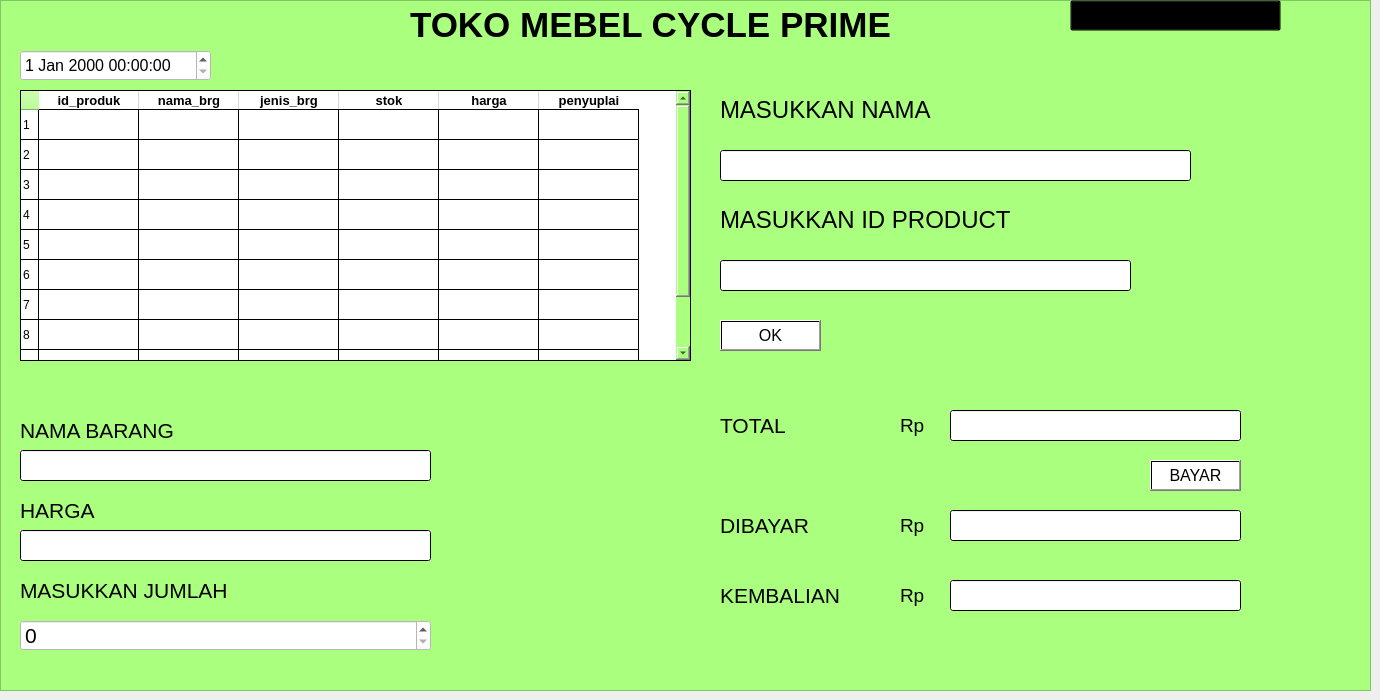
   <widget class="QWidget" name="tab">
    <attribute name="title">
     <string>PEMBELIAN</string>
    </attribute>
    <widget class="QFrame" name="frame">
     <property name="geometry">
      <rect>
       <x>0</x>
       <y>0</y>
       <width>1371</width>
       <height>691</height>
      </rect>
     </property>
     <property name="styleSheet">
      <string notr="true">background-color: rgb(170, 255, 127);</string>
     </property>
     <property name="frameShape">
      <enum>QFrame::StyledPanel</enum>
     </property>
     <property name="frameShadow">
      <enum>QFrame::Raised</enum>
     </property>
     <widget class="QDateTimeEdit" name="dtNOW">
      <property name="geometry">
       <rect>
        <x>20</x>
        <y>50</y>
        <width>191</width>
        <height>31</height>
       </rect>
      </property>
      <property name="font">
       <font>
        <pointsize>12</pointsize>
       </font>
      </property>
      <property name="styleSheet">
       <string notr="true">background-color: rgb(255, 255, 255);</string>
      </property>
     </widget>
     <widget class="QSpinBox" name="sbJumlah">
      <property name="geometry">
       <rect>
        <x>20</x>
        <y>620</y>
        <width>411</width>
        <height>31</height>
       </rect>
      </property>
      <property name="font">
       <font>
        <pointsize>16</pointsize>
       </font>
      </property>
      <property name="styleSheet">
       <string notr="true">background-color: rgb(255, 255, 255);</string>
      </property>
     </widget>
     <widget class="QPushButton" name="pbOK">
      <property name="geometry">
       <rect>
        <x>720</x>
        <y>320</y>
        <width>101</width>
        <height>31</height>
       </rect>
      </property>
      <property name="font">
       <font>
        <pointsize>12</pointsize>
        <weight>50</weight>
        <bold>false</bold>
       </font>
      </property>
      <property name="styleSheet">
       <string notr="true">background-color: qlineargradient(spread:pad, x1:0, y1:0, x2:1, y2:0, stop:0 rgba(255, 255, 255, 255), stop:1 rgba(255, 255, 255, 255));</string>
      </property>
      <property name="text">
       <string>OK</string>
      </property>
     </widget>
     <widget class="QLineEdit" name="id_trans">
      <property name="geometry">
       <rect>
        <x>720</x>
        <y>260</y>
        <width>411</width>
        <height>31</height>
       </rect>
      </property>
      <property name="font">
       <font>
        <family>Times New Roman</family>
        <pointsize>18</pointsize>
        <weight>9</weight>
        <italic>false</italic>
        <bold>false</bold>
       </font>
      </property>
      <property name="toolTip">
       <string>&lt;html&gt;&lt;head/&gt;&lt;body&gt;&lt;p&gt;&lt;br/&gt;&lt;/p&gt;&lt;/body&gt;&lt;/html&gt;</string>
      </property>
      <property name="styleSheet">
       <string notr="true">font: 75 18pt &quot;Times New Roman&quot;;
background-color: qlineargradient(spread:pad, x1:0, y1:0, x2:1, y2:0, stop:0 rgba(255, 255, 255, 255), stop:1 rgba(255, 255, 255, 255));</string>
      </property>
      <property name="text">
       <string/>
      </property>
     </widget>
     <widget class="QLabel" name="inputJumlah">
      <property name="geometry">
       <rect>
        <x>20</x>
        <y>570</y>
        <width>411</width>
        <height>41</height>
       </rect>
      </property>
      <property name="font">
       <font>
        <pointsize>12</pointsize>
       </font>
      </property>
      <property name="styleSheet">
       <string notr="true">background-color: rgb(0,0, 0,0);</string>
      </property>
      <property name="text">
       <string>&lt;html&gt;&lt;head/&gt;&lt;body&gt;&lt;p&gt;&lt;span style=&quot; font-size:16pt;&quot;&gt;MASUKKAN JUMLAH&lt;/span&gt;&lt;/p&gt;&lt;/body&gt;&lt;/html&gt;</string>
      </property>
     </widget>
     <widget class="QLabel" name="inputIdProduk">
      <property name="geometry">
       <rect>
        <x>720</x>
        <y>200</y>
        <width>411</width>
        <height>41</height>
       </rect>
      </property>
      <property name="font">
       <font>
        <pointsize>12</pointsize>
       </font>
      </property>
      <property name="styleSheet">
       <string notr="true">background-color: rgb(0,0, 0,0);</string>
      </property>
      <property name="text">
       <string>&lt;html&gt;&lt;head/&gt;&lt;body&gt;&lt;p&gt;&lt;span style=&quot; font-size:18pt;&quot;&gt;MASUKKAN ID PRODUCT &lt;/span&gt;&lt;/p&gt;&lt;/body&gt;&lt;/html&gt;</string>
      </property>
     </widget>
     <widget class="QTableWidget" name="tbl_stok">
      <property name="geometry">
       <rect>
        <x>20</x>
        <y>90</y>
        <width>671</width>
        <height>271</height>
       </rect>
      </property>
      <property name="font">
       <font>
        <pointsize>12</pointsize>
       </font>
      </property>
      <property name="styleSheet">
       <string notr="true">background-color: qlineargradient(spread:pad, x1:0, y1:0, x2:1, y2:0, stop:0 rgba(255, 255, 255, 255), stop:1 rgba(255, 255, 255, 255));</string>
      </property>
      <property name="rowCount">
       <number>10</number>
      </property>
      <property name="columnCount">
       <number>6</number>
      </property>
      <row/>
      <row/>
      <row/>
      <row/>
      <row/>
      <row/>
      <row/>
      <row/>
      <row/>
      <row/>
      <column>
       <property name="text">
        <string>id_produk</string>
       </property>
       <property name="font">
        <font>
         <pointsize>10</pointsize>
         <weight>75</weight>
         <bold>true</bold>
        </font>
       </property>
      </column>
      <column>
       <property name="text">
        <string>nama_brg</string>
       </property>
       <property name="font">
        <font>
         <pointsize>10</pointsize>
         <weight>75</weight>
         <bold>true</bold>
        </font>
       </property>
      </column>
      <column>
       <property name="text">
        <string>jenis_brg</string>
       </property>
       <property name="font">
        <font>
         <pointsize>10</pointsize>
         <weight>75</weight>
         <bold>true</bold>
        </font>
       </property>
      </column>
      <column>
       <property name="text">
        <string>stok</string>
       </property>
       <property name="font">
        <font>
         <pointsize>10</pointsize>
         <weight>75</weight>
         <bold>true</bold>
        </font>
       </property>
      </column>
      <column>
       <property name="text">
        <string>harga</string>
       </property>
       <property name="font">
        <font>
         <pointsize>10</pointsize>
         <weight>75</weight>
         <bold>true</bold>
        </font>
       </property>
      </column>
      <column>
       <property name="text">
        <string>penyuplai</string>
       </property>
       <property name="font">
        <font>
         <pointsize>10</pointsize>
         <weight>75</weight>
         <bold>true</bold>
        </font>
       </property>
      </column>
      <item row="0" column="0">
       <property name="text">
        <string/>
       </property>
       <property name="font">
        <font>
         <pointsize>10</pointsize>
         <weight>75</weight>
         <bold>true</bold>
        </font>
       </property>
      </item>
     </widget>
     <widget class="QLabel" name="labelTotal">
      <property name="geometry">
       <rect>
        <x>720</x>
        <y>410</y>
        <width>101</width>
        <height>31</height>
       </rect>
      </property>
      <property name="font">
       <font>
        <pointsize>12</pointsize>
       </font>
      </property>
      <property name="styleSheet">
       <string notr="true">background-color: rgb(0,0, 0,0);</string>
      </property>
      <property name="text">
       <string>&lt;html&gt;&lt;head/&gt;&lt;body&gt;&lt;p&gt;&lt;span style=&quot; font-size:16pt;&quot;&gt;TOTAL&lt;/span&gt;&lt;/p&gt;&lt;/body&gt;&lt;/html&gt;</string>
      </property>
     </widget>
     <widget class="QLineEdit" name="membayar">
      <property name="enabled">
       <bool>true</bool>
      </property>
      <property name="geometry">
       <rect>
        <x>950</x>
        <y>510</y>
        <width>291</width>
        <height>31</height>
       </rect>
      </property>
      <property name="font">
       <font>
        <family>Times New Roman</family>
        <pointsize>18</pointsize>
        <weight>9</weight>
        <italic>false</italic>
        <bold>false</bold>
       </font>
      </property>
      <property name="toolTip">
       <string>&lt;html&gt;&lt;head/&gt;&lt;body&gt;&lt;p&gt;&lt;span style=&quot; font-size:10pt;&quot;&gt;DIRIKU&lt;/span&gt;&lt;/p&gt;&lt;p&gt;&lt;br/&gt;&lt;/p&gt;&lt;/body&gt;&lt;/html&gt;</string>
      </property>
      <property name="styleSheet">
       <string notr="true">font: 75 18pt &quot;Times New Roman&quot;;
background-color: qlineargradient(spread:pad, x1:0, y1:0, x2:1, y2:0, stop:0 rgba(255, 255, 255, 255), stop:1 rgba(255, 255, 255, 255));</string>
      </property>
     </widget>
     <widget class="QLineEdit" name="leHarga">
      <property name="enabled">
       <bool>false</bool>
      </property>
      <property name="geometry">
       <rect>
        <x>20</x>
        <y>530</y>
        <width>411</width>
        <height>31</height>
       </rect>
      </property>
      <property name="font">
       <font>
        <family>Times New Roman</family>
        <pointsize>18</pointsize>
        <weight>9</weight>
        <italic>false</italic>
        <bold>false</bold>
       </font>
      </property>
      <property name="toolTip">
       <string>&lt;html&gt;&lt;head/&gt;&lt;body&gt;&lt;p&gt;&lt;br/&gt;&lt;/p&gt;&lt;/body&gt;&lt;/html&gt;</string>
      </property>
      <property name="styleSheet">
       <string notr="true">font: 75 18pt &quot;Times New Roman&quot;;
background-color: qlineargradient(spread:pad, x1:0, y1:0, x2:1, y2:0, stop:0 rgba(255, 255, 255, 255), stop:1 rgba(255, 255, 255, 255));</string>
      </property>
      <property name="text">
       <string/>
      </property>
     </widget>
     <widget class="QLabel" name="inputHarga">
      <property name="geometry">
       <rect>
        <x>20</x>
        <y>490</y>
        <width>411</width>
        <height>41</height>
       </rect>
      </property>
      <property name="font">
       <font>
        <pointsize>12</pointsize>
       </font>
      </property>
      <property name="styleSheet">
       <string notr="true">background-color: rgb(0,0, 0,0);</string>
      </property>
      <property name="text">
       <string>&lt;html&gt;&lt;head/&gt;&lt;body&gt;&lt;p&gt;&lt;span style=&quot; font-size:16pt;&quot;&gt;HARGA&lt;/span&gt;&lt;/p&gt;&lt;/body&gt;&lt;/html&gt;</string>
      </property>
     </widget>
     <widget class="QLineEdit" name="leNama">
      <property name="geometry">
       <rect>
        <x>720</x>
        <y>150</y>
        <width>471</width>
        <height>31</height>
       </rect>
      </property>
      <property name="font">
       <font>
        <family>Times New Roman</family>
        <pointsize>18</pointsize>
        <weight>9</weight>
        <italic>false</italic>
        <bold>false</bold>
       </font>
      </property>
      <property name="toolTip">
       <string>&lt;html&gt;&lt;head/&gt;&lt;body&gt;&lt;p&gt;&lt;br/&gt;&lt;/p&gt;&lt;/body&gt;&lt;/html&gt;</string>
      </property>
      <property name="styleSheet">
       <string notr="true">font: 75 18pt &quot;Times New Roman&quot;;
background-color: qlineargradient(spread:pad, x1:0, y1:0, x2:1, y2:0, stop:0 rgba(255, 255, 255, 255), stop:1 rgba(255, 255, 255, 255));</string>
      </property>
      <property name="text">
       <string/>
      </property>
     </widget>
     <widget class="QLabel" name="inputNama">
      <property name="geometry">
       <rect>
        <x>720</x>
        <y>90</y>
        <width>471</width>
        <height>41</height>
       </rect>
      </property>
      <property name="font">
       <font>
        <pointsize>12</pointsize>
       </font>
      </property>
      <property name="styleSheet">
       <string notr="true">background-color: rgb(0,0, 0,0);</string>
      </property>
      <property name="text">
       <string>&lt;html&gt;&lt;head/&gt;&lt;body&gt;&lt;p&gt;&lt;span style=&quot; font-size:18pt;&quot;&gt;MASUKKAN NAMA&lt;/span&gt;&lt;/p&gt;&lt;/body&gt;&lt;/html&gt;</string>
      </property>
     </widget>
     <widget class="QLineEdit" name="leNamaBarang">
      <property name="enabled">
       <bool>false</bool>
      </property>
      <property name="geometry">
       <rect>
        <x>20</x>
        <y>450</y>
        <width>411</width>
        <height>31</height>
       </rect>
      </property>
      <property name="font">
       <font>
        <family>Times New Roman</family>
        <pointsize>18</pointsize>
        <weight>9</weight>
        <italic>false</italic>
        <bold>false</bold>
       </font>
      </property>
      <property name="toolTip">
       <string>&lt;html&gt;&lt;head/&gt;&lt;body&gt;&lt;p&gt;&lt;br/&gt;&lt;/p&gt;&lt;/body&gt;&lt;/html&gt;</string>
      </property>
      <property name="styleSheet">
       <string notr="true">font: 75 18pt &quot;Times New Roman&quot;;
background-color: qlineargradient(spread:pad, x1:0, y1:0, x2:1, y2:0, stop:0 rgba(255, 255, 255, 255), stop:1 rgba(255, 255, 255, 255));</string>
      </property>
      <property name="text">
       <string/>
      </property>
     </widget>
     <widget class="QLabel" name="inputNamaBarang">
      <property name="geometry">
       <rect>
        <x>20</x>
        <y>410</y>
        <width>411</width>
        <height>41</height>
       </rect>
      </property>
      <property name="font">
       <font>
        <pointsize>11</pointsize>
       </font>
      </property>
      <property name="styleSheet">
       <string notr="true">background-color: rgb(0,0, 0,0);
</string>
      </property>
      <property name="text">
       <string>&lt;html&gt;&lt;head/&gt;&lt;body&gt;&lt;p&gt;&lt;span style=&quot; font-size:16pt;&quot;&gt;NAMA BARANG&lt;/span&gt;&lt;/p&gt;&lt;/body&gt;&lt;/html&gt;</string>
      </property>
     </widget>
     <widget class="QPushButton" name="pbBayar">
      <property name="geometry">
       <rect>
        <x>1150</x>
        <y>460</y>
        <width>91</width>
        <height>31</height>
       </rect>
      </property>
      <property name="font">
       <font>
        <pointsize>12</pointsize>
        <weight>50</weight>
        <bold>false</bold>
       </font>
      </property>
      <property name="styleSheet">
       <string notr="true">background-color: qlineargradient(spread:pad, x1:0, y1:0, x2:1, y2:0, stop:0 rgba(255, 255, 255, 255), stop:1 rgba(255, 255, 255, 255));</string>
      </property>
      <property name="text">
       <string>BAYAR</string>
      </property>
     </widget>
    </widget>
    <widget class="QLabel" name="label_TokoMCP_1">
     <property name="geometry">
      <rect>
       <x>410</x>
       <y>0</y>
       <width>601</width>
       <height>51</height>
      </rect>
     </property>
     <property name="styleSheet">
      <string notr="true">background-color: rgb(0,0, 0,0);</string>
     </property>
     <property name="text">
      <string>&lt;html&gt;&lt;head/&gt;&lt;body&gt;&lt;p&gt;&lt;span style=&quot; font-size:26pt; font-weight:600;&quot;&gt;TOKO MEBEL CYCLE PRIME&lt;/span&gt;&lt;/p&gt;&lt;/body&gt;&lt;/html&gt;</string>
     </property>
    </widget>
    <widget class="QLineEdit" name="menghitung">
     <property name="enabled">
      <bool>false</bool>
     </property>
     <property name="geometry">
      <rect>
       <x>950</x>
       <y>410</y>
       <width>291</width>
       <height>31</height>
      </rect>
     </property>
     <property name="font">
      <font>
       <family>Times New Roman</family>
       <pointsize>18</pointsize>
       <weight>9</weight>
       <italic>false</italic>
       <bold>false</bold>
      </font>
     </property>
     <property name="toolTip">
      <string>&lt;html&gt;&lt;head/&gt;&lt;body&gt;&lt;p&gt;&lt;span style=&quot; font-size:10pt;&quot;&gt;DIRIKU&lt;/span&gt;&lt;/p&gt;&lt;p&gt;&lt;br/&gt;&lt;/p&gt;&lt;/body&gt;&lt;/html&gt;</string>
     </property>
     <property name="styleSheet">
      <string notr="true">font: 75 18pt &quot;Times New Roman&quot;;
background-color: qlineargradient(spread:pad, x1:0, y1:0, x2:1, y2:0, stop:0 rgba(255, 255, 255, 255), stop:1 rgba(255, 255, 255, 255));</string>
     </property>
    </widget>
    <widget class="QLabel" name="labelChange">
     <property name="geometry">
      <rect>
       <x>720</x>
       <y>580</y>
       <width>151</width>
       <height>31</height>
      </rect>
     </property>
     <property name="font">
      <font>
       <pointsize>12</pointsize>
      </font>
     </property>
     <property name="styleSheet">
      <string notr="true">background-color: rgb(0,0, 0,0);</string>
     </property>
     <property name="text">
      <string>&lt;html&gt;&lt;head/&gt;&lt;body&gt;&lt;p&gt;&lt;span style=&quot; font-size:16pt;&quot;&gt;KEMBALIAN&lt;/span&gt;&lt;/p&gt;&lt;/body&gt;&lt;/html&gt;</string>
     </property>
    </widget>
    <widget class="QLabel" name="labelRP_2">
     <property name="geometry">
      <rect>
       <x>900</x>
       <y>510</y>
       <width>41</width>
       <height>31</height>
      </rect>
     </property>
     <property name="font">
      <font>
       <pointsize>12</pointsize>
      </font>
     </property>
     <property name="styleSheet">
      <string notr="true">background-color: rgb(0,0, 0,0);</string>
     </property>
     <property name="text">
      <string>&lt;html&gt;&lt;head/&gt;&lt;body&gt;&lt;p&gt;&lt;span style=&quot; font-size:14pt;&quot;&gt;Rp&lt;/span&gt;&lt;/p&gt;&lt;/body&gt;&lt;/html&gt;</string>
     </property>
    </widget>
    <widget class="QLabel" name="labelRP_3">
     <property name="geometry">
      <rect>
       <x>900</x>
       <y>580</y>
       <width>41</width>
       <height>31</height>
      </rect>
     </property>
     <property name="font">
      <font>
       <pointsize>12</pointsize>
      </font>
     </property>
     <property name="styleSheet">
      <string notr="true">background-color: rgb(0,0, 0,0);</string>
     </property>
     <property name="text">
      <string>&lt;html&gt;&lt;head/&gt;&lt;body&gt;&lt;p&gt;&lt;span style=&quot; font-size:14pt;&quot;&gt;Rp&lt;/span&gt;&lt;/p&gt;&lt;/body&gt;&lt;/html&gt;</string>
     </property>
    </widget>
    <widget class="QLabel" name="labelRP">
     <property name="geometry">
      <rect>
       <x>900</x>
       <y>410</y>
       <width>41</width>
       <height>31</height>
      </rect>
     </property>
     <property name="font">
      <font>
       <pointsize>12</pointsize>
      </font>
     </property>
     <property name="styleSheet">
      <string notr="true">background-color: rgb(0,0, 0,0);</string>
     </property>
     <property name="text">
      <string>&lt;html&gt;&lt;head/&gt;&lt;body&gt;&lt;p&gt;&lt;span style=&quot; font-size:14pt;&quot;&gt;Rp&lt;/span&gt;&lt;/p&gt;&lt;/body&gt;&lt;/html&gt;</string>
     </property>
    </widget>
    <widget class="QLabel" name="labelPaid">
     <property name="geometry">
      <rect>
       <x>720</x>
       <y>510</y>
       <width>121</width>
       <height>31</height>
      </rect>
     </property>
     <property name="font">
      <font>
       <pointsize>12</pointsize>
      </font>
     </property>
     <property name="styleSheet">
      <string notr="true">background-color: rgb(0,0, 0,0);</string>
     </property>
     <property name="text">
      <string>&lt;html&gt;&lt;head/&gt;&lt;body&gt;&lt;p&gt;&lt;span style=&quot; font-size:16pt;&quot;&gt;DIBAYAR&lt;/span&gt;&lt;/p&gt;&lt;/body&gt;&lt;/html&gt;</string>
     </property>
    </widget>
    <widget class="QLineEdit" name="kembalian">
     <property name="enabled">
      <bool>false</bool>
     </property>
     <property name="geometry">
      <rect>
       <x>950</x>
       <y>580</y>
       <width>291</width>
       <height>31</height>
      </rect>
     </property>
     <property name="font">
      <font>
       <family>Times New Roman</family>
       <pointsize>18</pointsize>
       <weight>9</weight>
       <italic>false</italic>
       <bold>false</bold>
      </font>
     </property>
     <property name="toolTip">
      <string>&lt;html&gt;&lt;head/&gt;&lt;body&gt;&lt;p&gt;&lt;span style=&quot; font-size:10pt;&quot;&gt;DIRIKU&lt;/span&gt;&lt;/p&gt;&lt;p&gt;&lt;br/&gt;&lt;/p&gt;&lt;/body&gt;&lt;/html&gt;</string>
     </property>
     <property name="styleSheet">
      <string notr="true">font: 75 18pt &quot;Times New Roman&quot;;
background-color: qlineargradient(spread:pad, x1:0, y1:0, x2:1, y2:0, stop:0 rgba(255, 255, 255, 255), stop:1 rgba(255, 255, 255, 255));</string>
     </property>
    </widget>
    <widget class="QPushButton" name="kembali">
     <property name="geometry">
      <rect>
       <x>1070</x>
       <y>0</y>
       <width>211</width>
       <height>31</height>
      </rect>
     </property>
     <property name="font">
      <font>
       <family>Times New Roman</family>
       <pointsize>12</pointsize>
      </font>
     </property>
     <property name="styleSheet">
      <string notr="true">background-color: rgba(0,0,0,0);</string>
     </property>
     <property name="text">
      <string>Kembali ke menu utama </string>
     </property>
    </widget>
   </widget>
